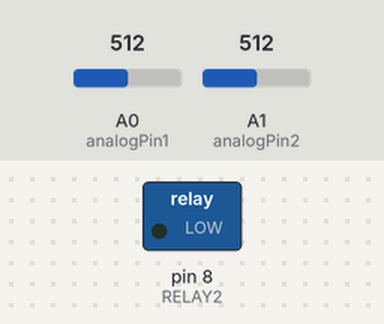
This sketch was run on a simulated Arduino Uno, built with avr-gcc and run on an emulated ATmega328P. Parts: switched loads named in the sketch (green lamp = pin HIGH). The test bench sets the inputs (shaded band); at power-on: A0 (analogPin1) = 512, A1 (analogPin2) = 512. Pins used as bus, display or sensor lines are not drawn.

Above: at 3.8 s.
3.9 s: A0 (analogPin1) set to 0
At 6.2 s:
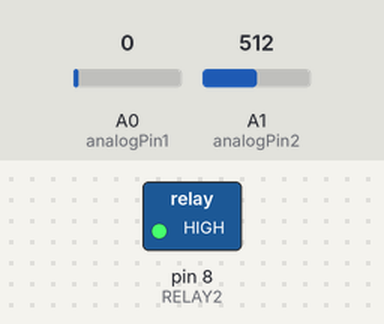
7.8 s: A0 (analogPin1) set to 122
At 9.3 s:
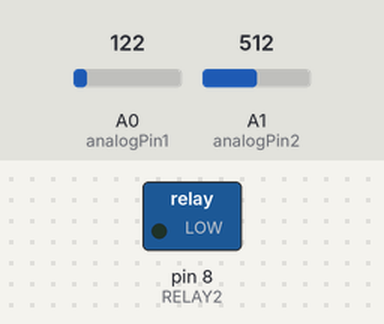
15.5 s: A1 (analogPin2) set to 0
19.4 s: A1 (analogPin2) set to 122
At 22.8 s:
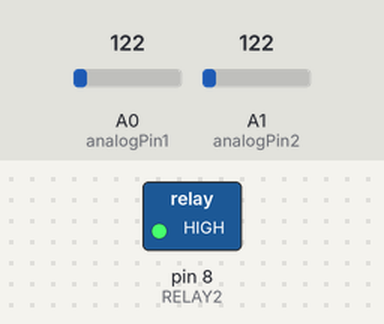
Timing chart, 0 to 28.1 s (numbered marks = the images above; inputs shaded):
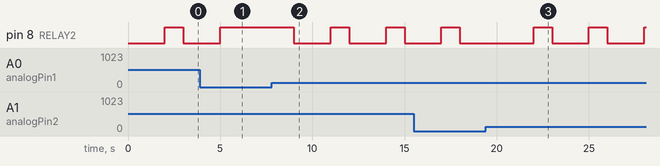

The sketch:

relayexample.ino
```cpp
#define RELAY1 9
#define RELAY2 8
int analogPin1 = A0;
int analogPin2 = A1;

void setup() {
  // put your setup code here, to run once:
pinMode(RELAY1, OUTPUT);
pinMode(RELAY2, OUTPUT);
Serial.begin(9600);
}

void loop() {
  // put your main code here, to run repeatedly:
if (analogRead(analogPin1)){
  digitalWrite(RELAY1, HIGH);

  digitalWrite(RELAY2, LOW);
}
if(analogRead(analogPin2)){
digitalWrite(RELAY1,LOW);
delay(2000);
digitalWrite(RELAY2, HIGH);


}
delay(1000);
}
```

Measured:
- after the input at 3.9 s, pin 8 (RELAY2): goes on until 5.0 s, then stays HIGH
- after the input at 7.8 s, pin 8 (RELAY2): alternates HIGH for 1.0 s and LOW for 2.0 s, starting after 1.2 s
- after the input at 19.4 s, pin 8 (RELAY2): alternates HIGH for 1.0 s and LOW for 2.0 s, starting after 2.6 s
